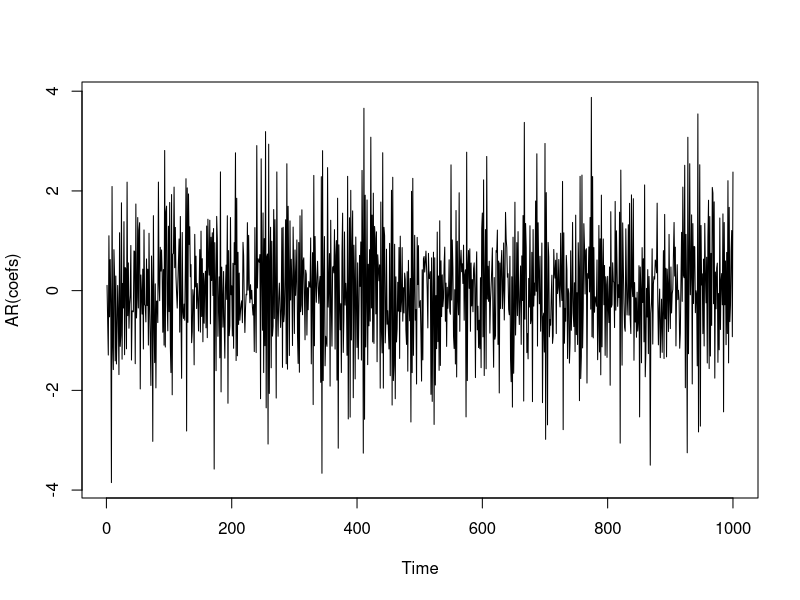

Here is the R script that generated this plot:
########## PACOTES ##############
#################################


####### QUESTAO 2 ################
## A ##
AR <- function(coefs){
    n <- 1000
    ruido <- rnorm(n,0,1)
    x <- ruido
    for(t in (length(coefs) + 1):n){
      x[t] <- sum(coefs * x[(t-length(coefs)):(t-1)]) + ruido[t]
    }
    return(x)
}
coefs <- c(.3,.1,-.5)
AR(coefs) |> ts.plot()
